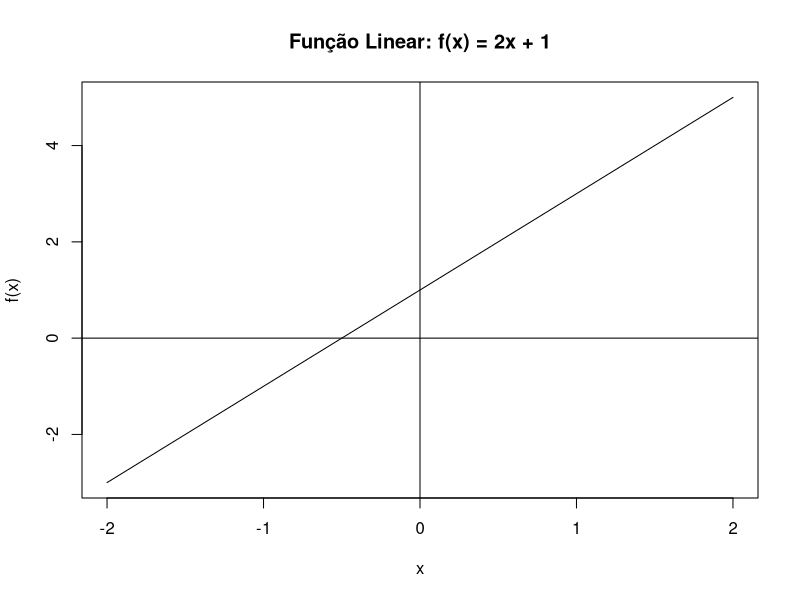
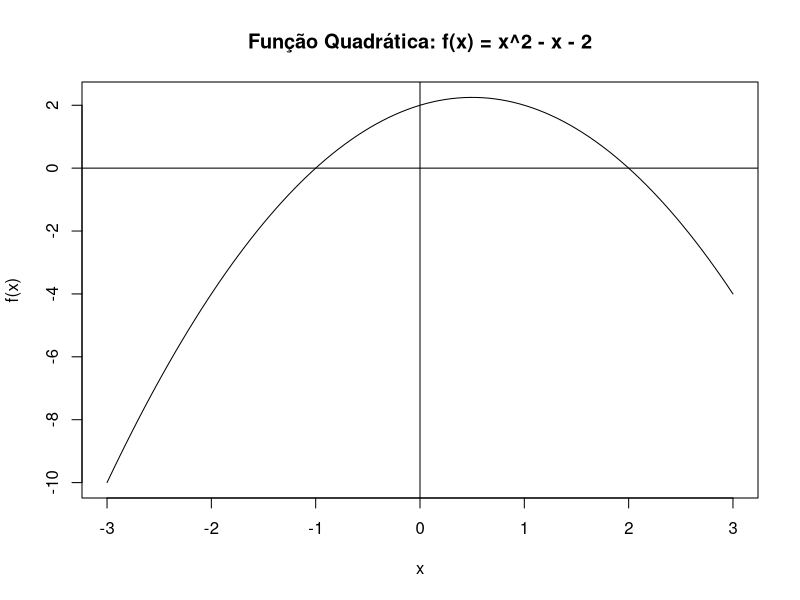
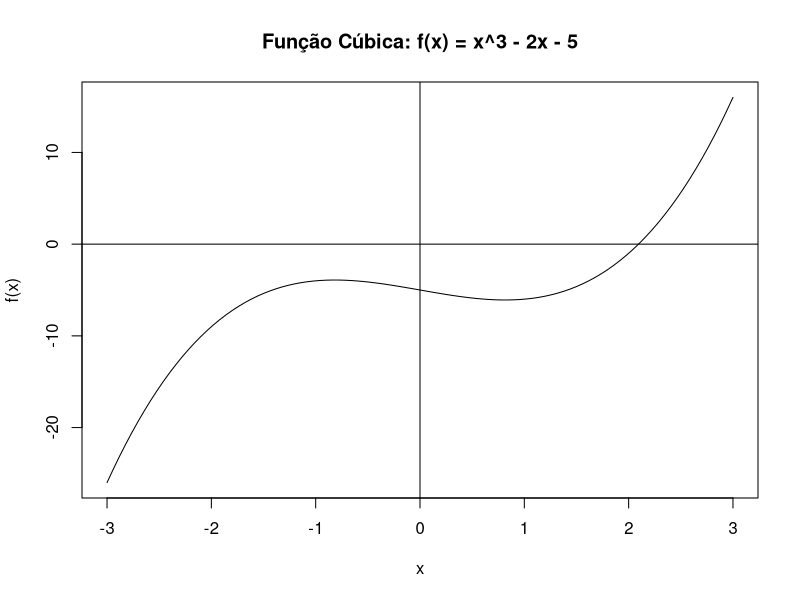
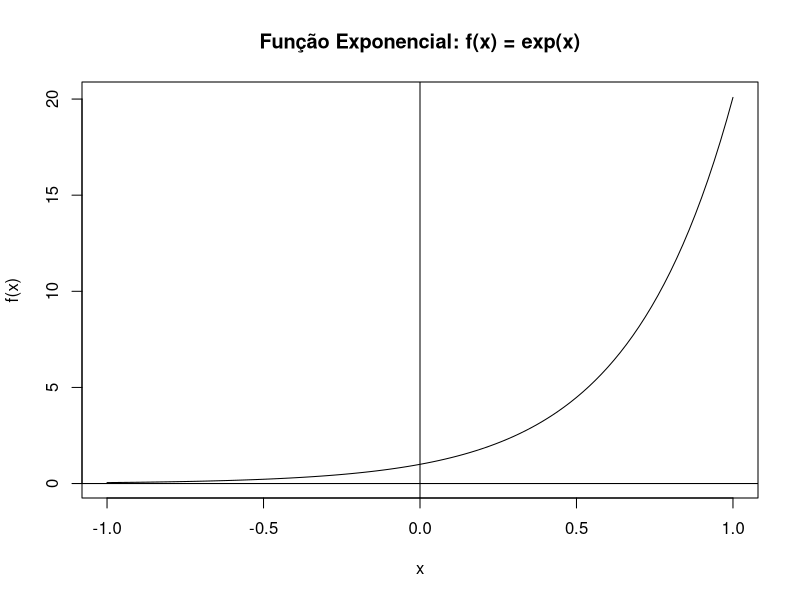
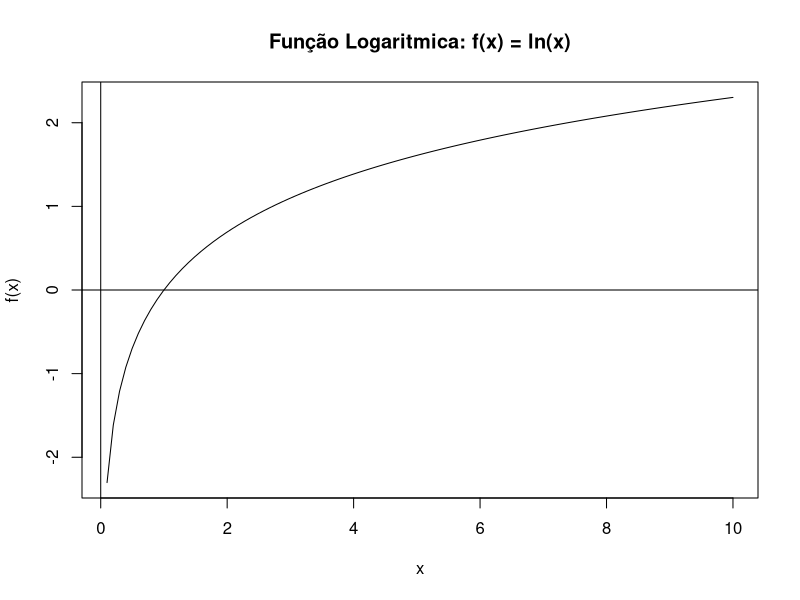
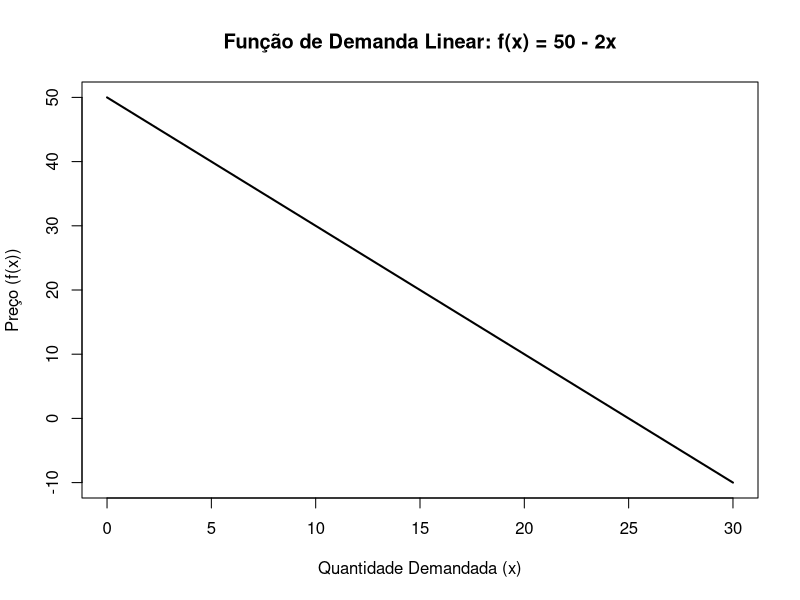
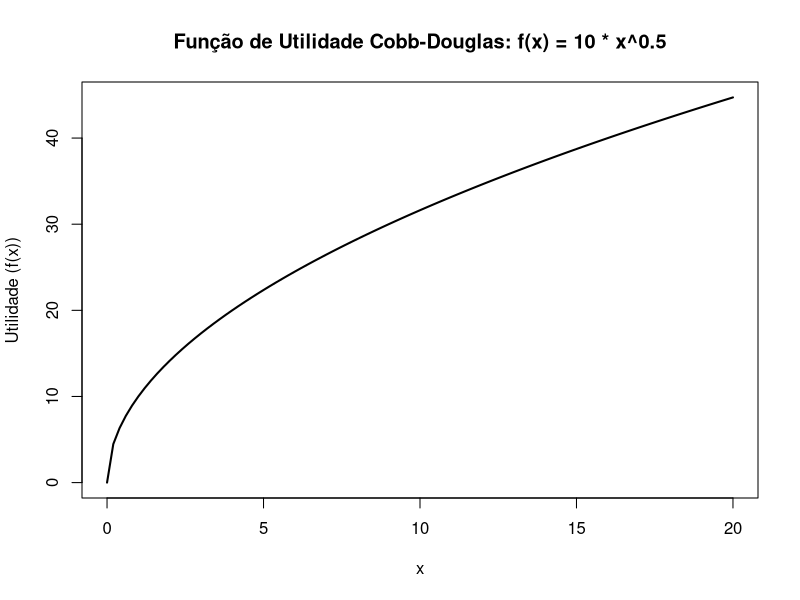
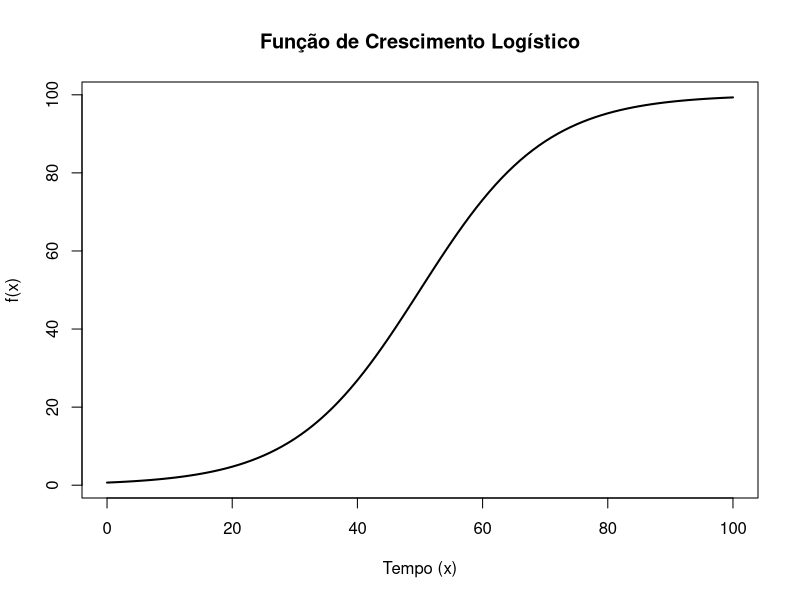

Write R code to recreate these figures, in order.
## ---- chunk 1
#| label: setup
#| echo: false

# Cofigurações para exibicão de números
options(
  digits = 5, # número de casas decimais
  scipen = 999 # desativa notação científica
)

# carrega pacotes
library(pracma)   # para fzero
library(Deriv)    # para derivadas simbólicas
library(numDeriv) # para derivadas numéricas
## ---- chunk 2
# cria uma função linear
funcao_linear <- function(x) {
  return(2*x + 1)
}

# calculo de f(2)
funcao_linear(2)
## ---- chunk 3
# cria uma função quadrática
funcao_quadratica <- function(x) {
  return(-x^2 + x + 2)
}

# calculo de f(2)
funcao_quadratica(2)
## ---- chunk 4
# cria uma função cúbica
funcao_cubica <- function(x) {
  return(x^3 - 2*x - 5)
}

# calculo de f(2)
funcao_cubica(2)
## ---- chunk 5
# cria uma função exponencial
funcao_exponencial <- function(x) {
  return(exp(3*x))
}

# calculo de f(2)
funcao_exponencial(2)
## ---- chunk 6
# cria uma função logaritmo
funcao_logaritmo <- function(x) {
  return(log(x))
}

# calculo de f(2)
funcao_logaritmo(2)
## ---- chunk 7
curve(funcao_linear, 
      from = -2, 
      to = 2, 
      ylab = "f(x)", 
      main = "Função Linear: f(x) = 2x + 1"
      )
abline(h = 0)
abline(v = 0)
## ---- chunk 8
curve(funcao_quadratica, 
      from = -3, 
      to = 3, 
      ylab = "f(x)", 
      main = "Função Quadrática: f(x) = x^2 - x - 2"
      )
abline(h = 0)
abline(v = 0)
## ---- chunk 9
curve(funcao_cubica, 
      from = -3, 
      to = 3, 
      ylab = "f(x)", 
      main = "Função Cúbica: f(x) = x^3 - 2x - 5"
      )
abline(h = 0)
abline(v = 0)
## ---- chunk 10
curve(funcao_exponencial, 
      from = -1, 
      to = 1, 
      ylab = "f(x)", 
      main = "Função Exponencial: f(x) = exp(x)"
     )
abline(h = 0)
abline(v = 0)
## ---- chunk 11
curve(funcao_logaritmo, 
      from = 0.1, 
      to = 10, 
      ylab = "f(x)", 
      main = "Função Logaritmica: f(x) = ln(x)"
     ) 
abline(h = 0)
abline(v = 0)
## ---- chunk 12
# Definindo a função cúbica
cubica <- function(x) {
  x^3 - 2*x - 5
}

# Encontrando uma raiz no intervalo [2, 3]
uniroot(cubica, interval = c(2, 3))
## ---- chunk 13
# Definindo a função quadrática
fcubica <- function(x) {
  return(x^3 - 2*x - 5)
}

# Encontrando uma raiz no intervalo [-10, 10]
fzero(fcubica, c(2,3))
## ---- chunk 14
# primeira derivada de uma função quadrática
primeira_derivada <- Deriv(~ 3*x^2, "x")
primeira_derivada
## ---- chunk 15
# primeira derivada de uma função quadrática
primeira_derivada <- Deriv(~ x^2 - 4 * x + 4, "x")
primeira_derivada
## ---- chunk 16
# define a função quadrática
funcao <- function (x) {return(3*x^2)}

# Derivada numérica da função quadrática
primeira_derivada_numerica <- grad(funcao, x = 2)
primeira_derivada_numerica
## ---- chunk 17
# define a função
f <- function(x) {3*x^2}

# primeira derivada
derivada_primeira <- Deriv(f)

# segunda derivada
derivada_segunda <- Deriv(derivada_primeira)
derivada_segunda
## ---- chunk 18
# define a função
f <- function(x) {x^2 - 4*x + 4}

# primeira derivada
derivada_primeira <- Deriv(f)

# segunda derivada
derivada_segunda <- Deriv(derivada_primeira)
derivada_segunda
## ---- chunk 19
library(numDeriv)

# função original
f <- function(x) {3*x^2}

# derivada segunda usando função hessian
segunda_derivada_numerica <- hessian(f, x = 2)
segunda_derivada_numerica
## ---- chunk 20
# Define a função original
f <- function(x) {-x^2 + x + 2}

# Maximização via minimização de -f(x)
resultado <- optimize(function(x) -f(x), interval = c(-1, 2))

# Recupera os resultados
x_max <- resultado$minimum            # ponto de máximo
f_max <- -resultado$objective         # (-1)xf(x_max)

# Exibe os resultados
list(x_max = x_max, f_max = f_max)
## ---- chunk 21
funcion_demanda <- function(x) {
  return(50 - 2 * x)
}

curve(funcion_demanda(x), 
      from = 0, to = 30, 
      xlab = "Quantidade Demandada (x)",
      ylab = "Preço (f(x))",
      main = "Função de Demanda Linear: f(x) = 50 - 2x",
      lwd = 2)
## ---- chunk 22
funcao_utilidade <- function(x) {
  return(10 * x^0.5)
}
curve(funcao_utilidade(x), 
      from = 0,
      to = 20, 
      ylab = "Utilidade (f(x))",
      main = "Função de Utilidade Cobb-Douglas: f(x) = 10 * x^0.5",
      lwd = 2)
## ---- chunk 23
funcao_logistica <- function(x) {
  return(100 / (1 + exp(-0.1 * (x - 50))))
}
curve(funcao_logistica(x), 
      from = 0, to = 100,
      xlab = "Tempo (x)",
      ylab = "f(x)",
      main = "Função de Crescimento Logístico",
      lwd = 2)
## ---- chunk 24
f <- function(x) {
  -2*x^2 + 4*x + 1
}
resultado <- optimize(f, interval = c(-10, 10), maximum = TRUE)
resultado
## ---- chunk 25
f <- function(x) {
  -2*x^2 + 4*x + 1
}

x_vals <- seq(-2, 4, length.out = 500)

y_vals <- f(x_vals)

resultado <- optimize(f, interval = c(-5, 5), maximum = TRUE)

plot(x_vals, y_vals, type = "l", col = "blue", lwd = 2,
     xlab = "x", ylab = "f(x)",
     main = "Gráfico da função f(x) = -2x^2 + 4x + 1")

points(resultado$maximum, resultado$objective, col = "red", pch = 19, cex = 1.5)
text(resultado$maximum, resultado$objective,
     labels = paste0("Máximo: x = ", round(resultado$maximum, 2), 
                     ", f(x) = ", round(resultado$objective, 2)),
     pos = 3, col = "red")
## ---- chunk 26
# fixando a média e o desvio-padrão de uma VA normal padronizada
mu <- 0
sigma <- 1

# n é tamanho de cada amostra. 
# T é o número de simulacoes de cada amostra

n0 <- 10 
n1 <- 100
n2 <- 1000
n3 <- 10000
T <- 1000
## ---- chunk 27
# fixa a semente do gerador de numeros aleatorios
set.seed(999)

# simula 1000 amostras (linhas) de tamanho 10 (colunas)
amostras0 <- rnorm(n0 * T, mu, sigma)
amostras0 <- matrix(amostras0, nrow = T, ncol = n0)
dim(amostras0)

# simula 1000 amostras de tamanho 100
amostras1 <- rnorm(n1 * T, mu, sigma)
amostras1 <- matrix(amostras1, nrow = T, ncol = n1)
dim(amostras1) # dim retorna n. de linhas x n. de colunas

# simula 1000 amostras de tamanho 1000
amostras2 <- rnorm(n2 * T, mu, sigma)
amostras2 <- matrix(amostras2, nrow = T, ncol = n2)
dim(amostras2)
## ---- chunk 28
# simula 1000 amostras de tamanho 10000
amostras3 <- rnorm(n3 * T, mu, sigma)
amostras3 <- matrix(amostras3, nrow = T, ncol = n3)
dim(amostras3)
## ---- chunk 29
##os EMV são:

# 1000 médias calculadas de 1000 amostras de tamanho 10
xbar0 <- apply(amostras0, 1, mean)
dim(xbar0)

# 1000 médias calculadas de 1000 amostras de tamanho 100
xbar1 <- apply(amostras1, 1, mean)
dim(xbar1)

# 1000 médias calculadas de 1000 amostras de tamanho 1000
xbar2 <- apply(amostras2, 1, mean)
dim(xbar2)

# 1000 médias calculadas de 10000 amostras de tamanho 10000
xbar3 <- apply(amostras3, 1, mean)
dim(xbar3)
## ---- chunk 30
# calcula o viés dos EMV
vies0 = xbar0 - mu
vies1 = xbar1 - mu
vies2 = xbar2 - mu
vies3 = xbar3 - mu
## ---- chunk 31
# viés médio 
mean(vies0)
mean(vies1)
mean(vies2)
mean(vies3)
## ---- chunk 32
dados <- c(3, 2, 4, 3, 2, 5, 1, 2, 3, 4)
